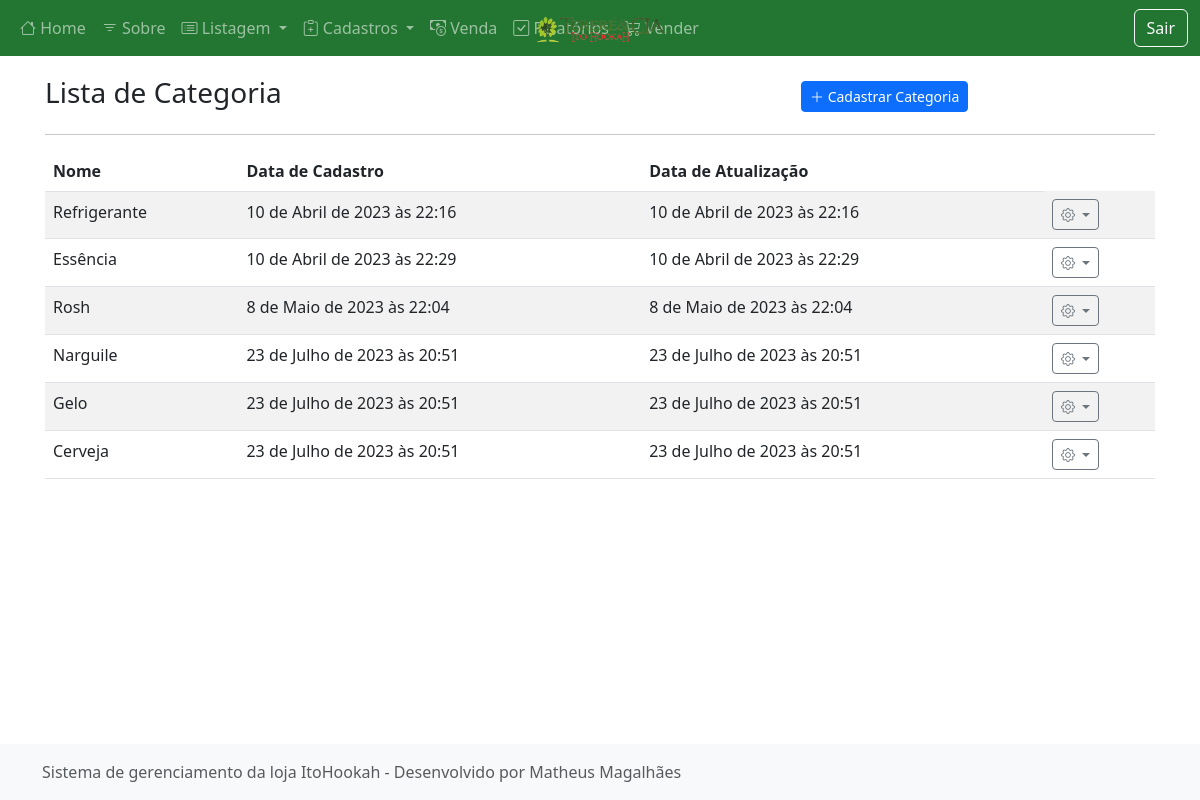
Page /listar/categoria/ (signed in) on the earlier database version.
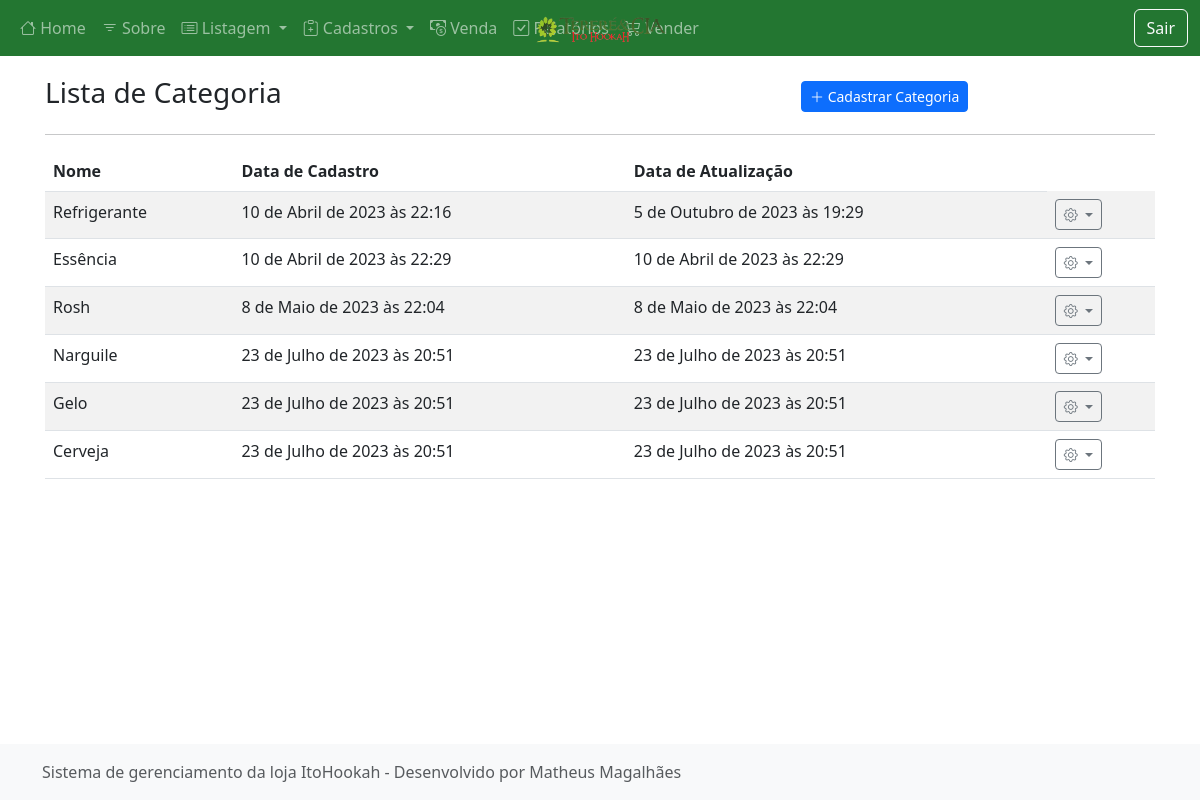
Same page on the later database version.
### cadastros/models.py (models this page shows, shortened)
class Categoria(models.Model):
    nome = models.CharField(max_length=50)
    cadastrado_em = models.DateTimeField(auto_now_add=True)
    atualizado_em = models.DateTimeField(auto_now=True)

### cadastros/views.py (the view)
# urls.py: path("listar/categoria/", CategoriaList.as_view(), name="listar-categoria"),
class CategoriaList(LoginRequiredMixin, ListView):
    model = Categoria
    template_name = "cadastros/list/categoria.html"

### cadastros/templates/cadastros/list/categoria.html (shortened to what this page needs)
{% extends 'paginas/modelo.html' %}
{% load static %}
{% block conteudo %}
<div class="row justify-content-center align-items-center mt-3">
    <div class="col-md-8">
        <h3 class="">Lista de Categoria</h3>
    </div>
    <div class="col-md">
        <a href="{% url 'cadastrar-categoria' %}" class="btn btn-primary btn-sm">
            <i class="bi bi-plus-lg"></i>
            Cadastrar Categoria
        </a>
    </div>
</div>
<hr>
<div class="table-responsive-lg">
    <table class="table table-striped">
        <thead>
            <tr>
                <th>Nome</th>
                <th>Data de Cadastro</th>
                <th>Data de Atualização</th>
            </tr>
        </thead>
        <tbody>
            {% for obj in object_list %}
            <tr class="">
                <td>{{ obj.nome }}</td>
                <td>{{ obj.cadastrado_em }}</td>
                <td>{{ obj.atualizado_em }}</td>
                <td>
                    <div class="dropdown">
                        <a class="btn btn-sm btn-outline-secondary dropdown-toggle" href="#" role="button"
                            data-bs-toggle="dropdown" aria-expanded="false">
                            <i class="bi bi-gear"></i>
                        </a>
                    </div>
                </td>
            </tr>
            {% empty %}
            <tr>
                <th colspan="100%">Nenhum registro encontrado.</th>
            </tr>
            {% endfor %}
        </tbody>
    </table>
</div>
{% endblock %}

Differences in the rows shown:
changed Categoria "Refrigerante": atualizado_em "10 de Abril de 2023 às 22:16" → "5 de Outubro de 2023 às 19:29"
